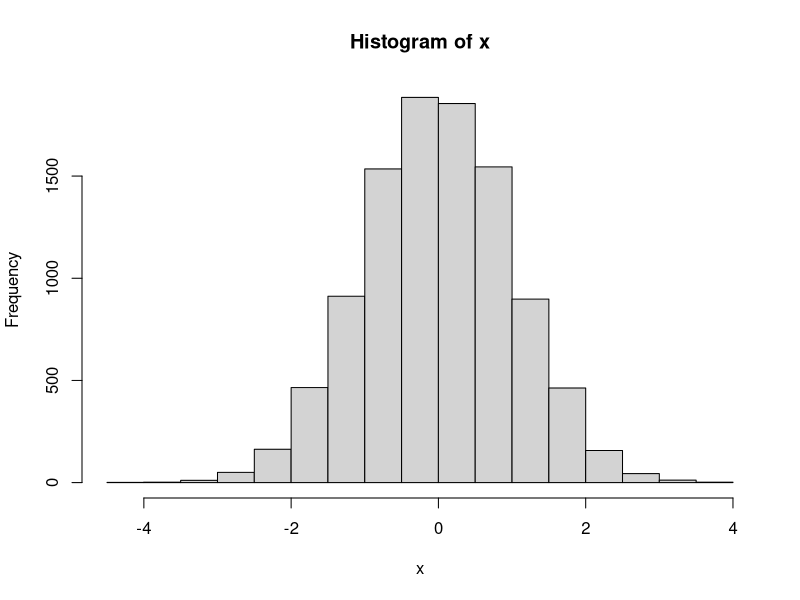
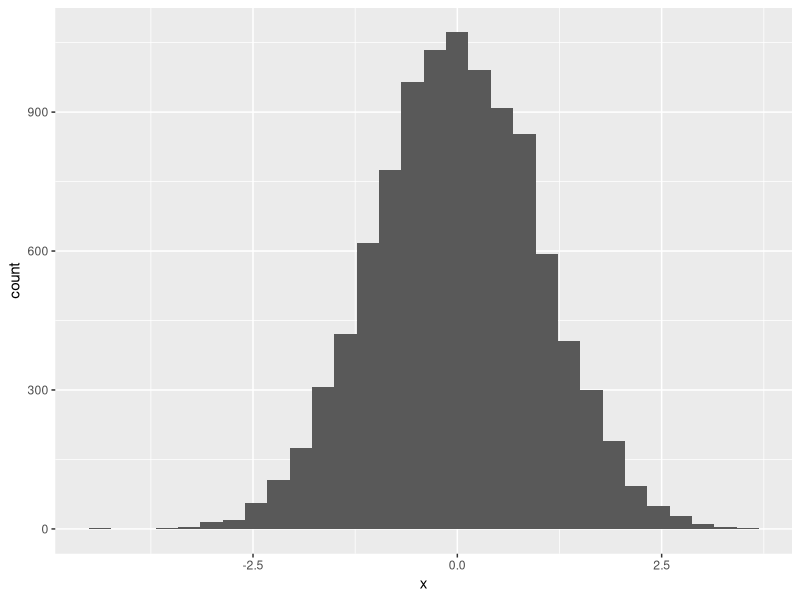
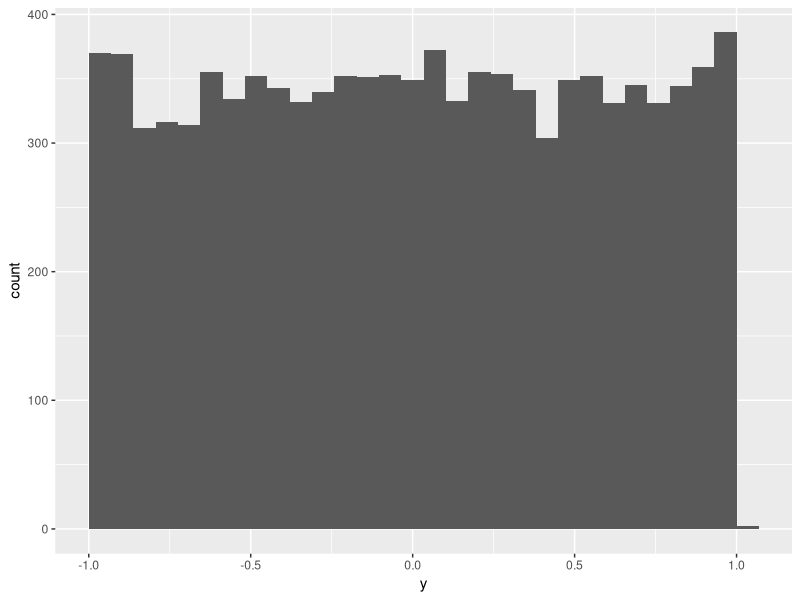

Reproduce these figures in R, in order.

# Install dependencies (only once)
install.packages("ggplot2")

# Load dependencies (every time)
library(ggplot2)


# Problem 8: 
# part a)
n <- 10000
mu <- 0
sigma <- 1
x <- rnorm(n, mu, sigma)
df1 <- data.frame(x)
hist(x)
ggplot(data=df1, aes(x=x)) + geom_histogram()

# part b)
n <- 10000
min_y <- -1
max_y <- 1
y <- runif(n, min_y, max_y)
df2 <- data.frame(y)
ggplot(data=df2, aes(x=y)) + geom_histogram()

# problem 9:
# part b)
my_rbernoulli <- function(n, p) {
  randuni = runif(n, min = 0, max = 1)
  x <- 1:n
  i = 1;
  for (i in 1:length(x))
  {
    if (randuni[i] < p) {
      x[i] <- 1
    } else {
      x[i] <- 0
    }
  }
  # Return draws
  return(x)
}#MY_RBERNOULLI

# Test the custom Bernoulli generator function
x <- my_rbernoulli (10000 , 0.5)
length(x) == 10000 # should return TRUE
mean(x) # should a number near 0.5

